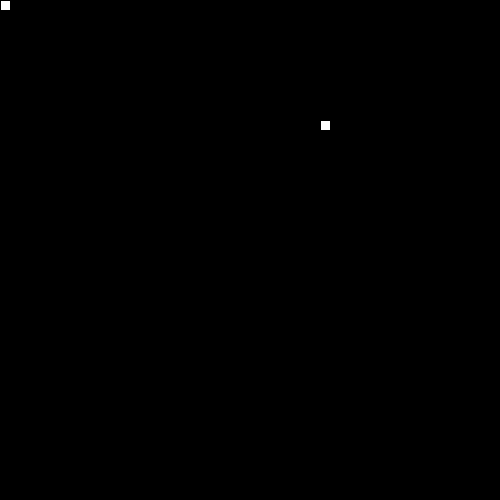
Frame 1 (no input)
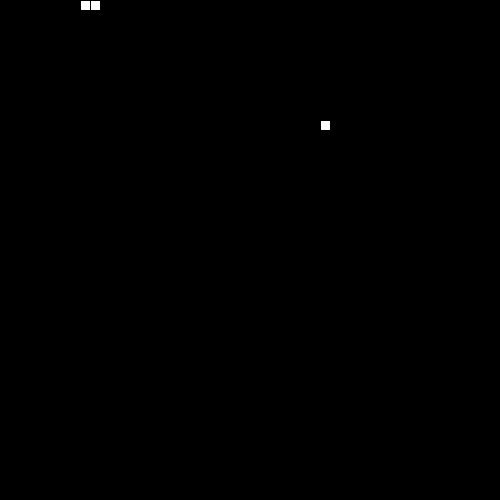
Frame 60 (the mouse pressed at the canvas centre just before this capture)
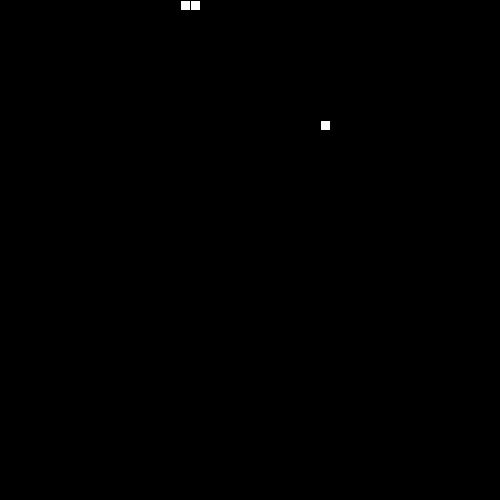
Frame 120 (the mouse held since frame 60 and released just before this capture)

The Processing sketch that drew these frames (run headless with seeded random() and noise(); from frame 60 on, the mouse is pressed at the canvas centre):

// Processing sketch: SnakeMitch
// ── SnakeMitch.pde
// 1. Follow the recipe instructions inside the Segment class.
// The Segment class will be used to represent each part of the moving snake.
class Segment {
  //2. Create x and y member variables to hold the location of each segment.
int x;
int y;
  // 3. Add a constructor with parameters to initialize each variable.
Segment(int x,int y){
  this.x=x;
  this.y=y;
}
  // 4. Add getter and setter methods for both the x and y member variables.
int getX(){  
   return x;
} 
int setX(int x){
  this.x=x;
  return x;
}
int getY(){
  return y;
}
int setY(int y){
  this.y=y;
return y;
}
}
// 5. Create (but do not initialize) a Segment variable to hold the head of the Snake
Segment head;
// 6. Create and initialize a String to hold the direction of your snake e.g. "up"
String direction = "right";
// 7. Create and initialize a variable to hold how many pieces of food the snake has eaten.
// give it a value of 1 to start.
int eaten = 2500;
// 8. Create and initialize foodX and foodY variables to hold the location of the food.
int foodX = ((int)random(50)*10);
int foodY = ((int)random(50)*10);
int globglogabgalab = 10;
// (Hint: use the random method to set both the x and y to random locations within the screen size (500 by 500).)
//int foodX = ((int)random(50)*10))
void setup() {
  // 9. Set the size of your sketch (500 by 500).
  size(500, 500);
  // 10. initialize your head to a new segment.
head = new Segment(0,0);

// 11. Use the frameRate(int rate) method to set the rate to 20.
  frameRate(globglogabgalab); //<>//
}
void draw() {
  background(0);
  //12. Call the manageTail, drawFood, drawSnake, move, and collision methods.
  manageTail();
  drawFood();
  drawSnake();
  
  move();
  direction();
  collision();
}
// 13. Complete the drawFood method below. (Hint: each piece of food should be a 10 by 10 rectangle).
void drawFood() {
  rect(foodX,foodY,10,10);
}
//14. Draw the snake head (use a 10 by 10 rectangle)
void drawSnake() {
rect(head.getX(),head.getY(),10,10);
  //test your code
}
// 15. Complete the move method below.
void move() {
  if(keyPressed){  
  if(keyCode==35){
    globglogabgalab+=1;
  }
  if((keyCode==36)&&(globglogabgalab>1)){
  globglogabgalab-=1;
  }
  frameRate(globglogabgalab);
  println(keyCode);
  
  }
if (direction.equals("up")){
head.setY(head.getY()-10);
}
if (direction.equals("down")){
head.setY(head.getY()+10);
}
if (direction.equals("right")){
head.setX(head.getX()+10);
}
if (direction.equals("left")){
head.setX(head.getX()-10);
}
  }
void direction() {
 if(direction.equals("up")||direction.equals("right")||direction.equals("left")){
  if(keyPressed){        
   if(keyCode==38){
     direction="up";
   }
   }
   }
 if(direction.equals("down")||direction.equals("right")||direction.equals("left")){
  if(keyPressed){        
   if(keyCode==40){
     direction="down";
   }
   }
   }
     if(direction.equals("up")||direction.equals("down")||direction.equals("left")){
  if(keyPressed){        
 if(keyCode==37){
   direction="left";
   }
   }
   }
     if(direction.equals("up")||direction.equals("right")||direction.equals("down")){
  if(keyPressed){        
 if(keyCode==39){
   direction="right";
   }
   }
   }
   
  

  // 16. Using a switch statement, make your snake head move by 10 pixels in the correct direction.
  //This is an incomplete switch statement:
  /*
  switch(dir) {
  case "up":
    // move head up here 
    break;
  case "down":
    // move head down here 
    break;
  case "left":
   // figure it out 
    break;
  case "right":
    // mystery code goes here 
    break;
  }
  */
  // 17. Call the checkBoundaries method to make sure the snake head doesn't go off the screen.
 checkBoundaries(); 
}
// 19. check if your head is out of bounds (teleport your snake head to the other side).
void checkBoundaries() {
  if(head.getX()>width-10){
  head.setX(0);
  }
  if(head.getX()<0){
  head.setX(width-10);
  }
  if(head.getY()<0){
    head.setY(height-10);
  }
  if(head.getY()>height-10){
    head.setY(0);
  }
}
//20. Make sure that the key for your current direction’s opposite doesn’t work(i.e. If you’re going up, down key shouldn’t work

// 21. Complete the missing parts of the collision method below.
void collision() {
if(head.getX()==foodX&&head.getY()==foodY){
  eaten+=1;
  foodX = ((int)random(50)*10);
  foodY = ((int)random(50)*10);
  // If the segment is colliding with a piece of food...
     // Increase the amount of food eaten and set foodX and foodY to new random locations.
}
}



/**
 
 ** Part 2: making the tail (the rest of the snake)
 
 **/

//  1. Create and initialize an ArrayList of Segments. (This will be your snake tail!)
ArrayList<Segment> tail = new ArrayList<Segment>();

// 2. Complete the missing parts of the manageTail method below and call it in the draw method.

void manageTail() {

  //Call the drawTail and checkTailCollision methods.
drawTail();
checkTailCollision();
  // Add a new Segment to your ArrayList that has the same X and Y as the head of your snake
  Segment headImposter = new Segment(head.getX(),head.getY());
  tail.add(headImposter);
  // To keep your tail the right length:
  // while the tail size is greater than the number of food pieces eaten, remove the first Segment in your tail.
while(tail.size()>eaten){
tail.remove(0);
}
}

void drawTail() {
    // Draw a 10 by 10 rectangle for each Segment in your snake ArrayList.
   for(Segment b : tail){
    rect(b.getX(),b.getY(),10,10);
    }
}


// 3. Complete the missing parts of the bodyCollision method below.

void checkTailCollision() {

  // If your head has the same location as one of your segments...
  for(Segment b : tail){
    if((head.getX()==b.getX())&&(head.getY()==b.getY())){
    eaten=1;
    }
    }

  // reset your food variable

  //Call this method at the beginning of your manageTail method.
}
